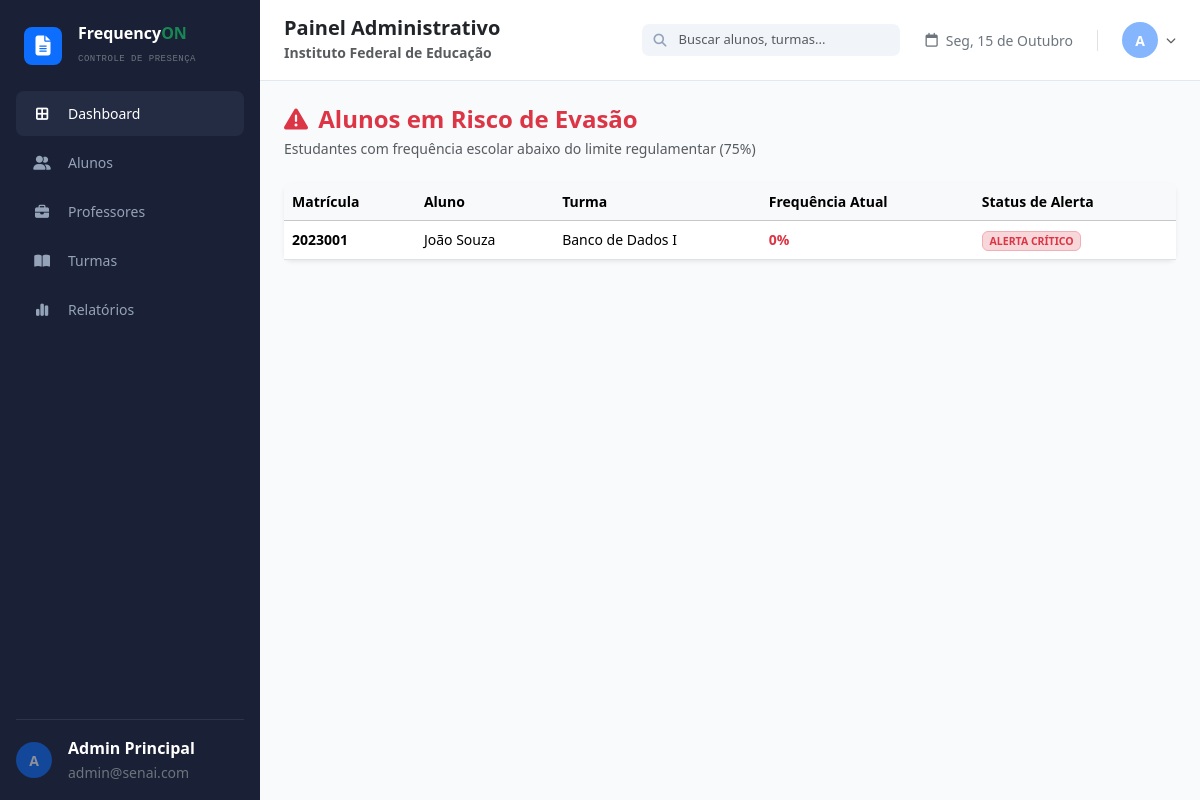
/admin/risco-evasao (signed in), run on an earlier commit of the app's database.
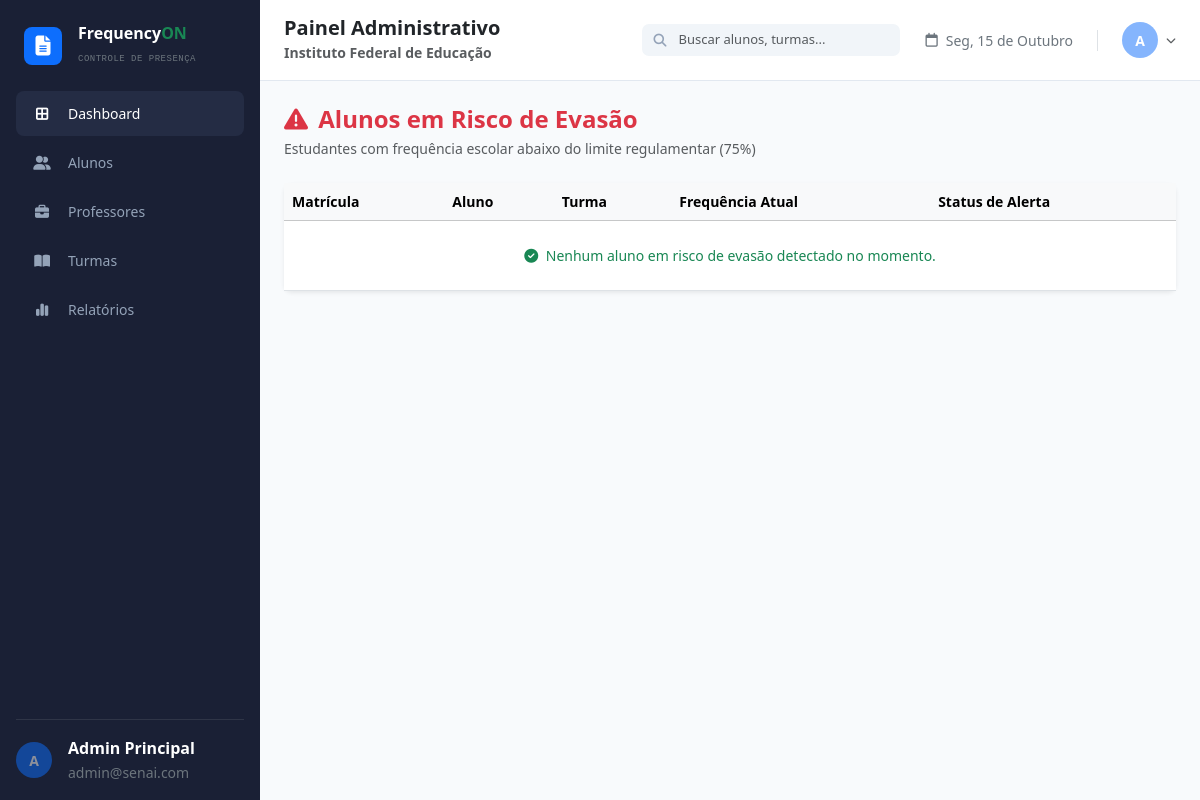
And on a later commit of the database.
### database.py (models this page shows, shortened)
class UsuarioMixin:
    def set_senha(self, senha):
        self.senha_hash = generate_password_hash(senha)
    def check_senha(self, senha):
        return check_password_hash(self.senha_hash, senha)

class Aluno(UsuarioMixin, db.Model):
    __tablename__ = "alunos"
    id = db.Column(db.Integer, primary_key=True)
    nome = db.Column(db.String(120), nullable=False)
    email = db.Column(db.String(120))
    matricula = db.Column(db.String(30), unique=True, nullable=False, index=True)
    numero_chamada = db.Column(db.Integer)
    senha_hash = db.Column(db.String(255), nullable=False)
    foto = db.Column(db.String(255))            # URL da foto (ex: /static/uploads/...)
    face_encoding = db.Column(db.LargeBinary)   # 128 floats (float64) do rosto
    turma_id = db.Column(db.Integer, db.ForeignKey("turmas.id"))
    turma = db.relationship("Turma", back_populates="alunos")
    presencas = db.relationship("Presenca", cascade="all, delete-orphan", backref="aluno")
    @property
    def frequencia(self):
        dias = db.session.query(func.count(func.distinct(Presenca.data))).scalar()
        if not dias:
            return 0
        ok = (db.session.query(func.count(Presenca.id))
              .filter(Presenca.aluno_id == self.id, Presenca.status.in_(("presente", "atraso")))
              .scalar())
        return min(100, round(ok * 100 / (dias * AULAS_POR_DIA)))

class Turma(db.Model):
    __tablename__ = "turmas"
    id = db.Column(db.Integer, primary_key=True)
    nome = db.Column(db.String(120), nullable=False)
    curso = db.Column(db.String(120), nullable=False)
    professor_id = db.Column(db.Integer, db.ForeignKey("professores.id"))
    professor = db.relationship("Professor", back_populates="turmas")
    alunos = db.relationship("Aluno", back_populates="turma")

### app.py (the view)
@admin.route("/risco-evasao")
@requer("admin")
def risco_evasao():
    return render_template("admin/risco_evasao.html",
                           alunos=sorted([a for a in Aluno.query.all() if a.presencas and a.frequencia < 75],
                                         key=lambda a: a.frequencia))

### app.py (called while the page is built)
def usuario_atual():
    tipo, uid = session.get("tipo"), session.get("uid")
    modelo = {"admin": Admin, "professor": Professor, "aluno": Aluno}.get(tipo)
    return db.session.get(modelo, uid) if modelo and uid else None

def requer(tipo):
    def deco(f):
        @wraps(f)
        def wrapper(*a, **kw):
            if session.get("tipo") != tipo or not usuario_atual():
                return redirect(url_for("login_admin" if tipo == "admin" else "login_professor"))
            return f(*a, **kw)
        return wrapper
    return deco

### templates/admin/risco_evasao.html (shortened to what this page needs)
{% extends 'admin/base.html' %}
{% block content %}
<div class="mb-4">
    <h1 class="h4 fw-bold text-danger mb-1"><i class="fa-solid fa-triangle-exclamation me-1"></i> Alunos em Risco de Evasão</h1>
    <p class="text-muted mb-0 small">Estudantes com frequência escolar abaixo do limite regulamentar (75%)</p>
</div>
<div class="card border-0 shadow-sm rounded-3">
    <div class="card-body p-0">
        <table class="table table-hover align-middle mb-0">
            <thead class="table-light small">
                <tr>
                    <th>Matrícula</th>
                    <th>Aluno</th>
                    <th>Turma</th>
                    <th>Frequência Atual</th>
                    <th>Status de Alerta</th>
                </tr>
            </thead>
            <tbody class="small">
                {% for aluno in alunos %}
                <tr>
                    <td class="fw-bold">{{ aluno.matricula }}</td>
                    <td>{{ aluno.nome }}</td>
                    <td>{{ aluno.turma.nome if aluno.turma else 'Sem turma' }}</td>
                    <td class="fw-bold text-danger">{{ aluno.frequencia }}%</td>
                    <td>
                        <span class="badge bg-danger-subtle text-danger border border-danger-subtle">
                            ALERTA CRÍTICO
                        </span>
                    </td>
                </tr>
                {% else %}
                <tr>
                    <td colspan="5" class="text-center text-success py-4">
                        <i class="fa-solid fa-circle-check me-1"></i> Nenhum aluno em risco de evasão detectado no momento.
                    </td>
                </tr>
                {% endfor %}
            </tbody>
        </table>
    </div>
</div>
{% endblock %}

What changed in the data, as far as the page shows it:
no longer on this page (row edited): Aluno: matricula "2023001", nome "João Souza", turma "Banco de Dados I", frequencia "0"
Also different on the page:
text now shown: "Nenhum aluno em risco de evasão detectado no momento."
